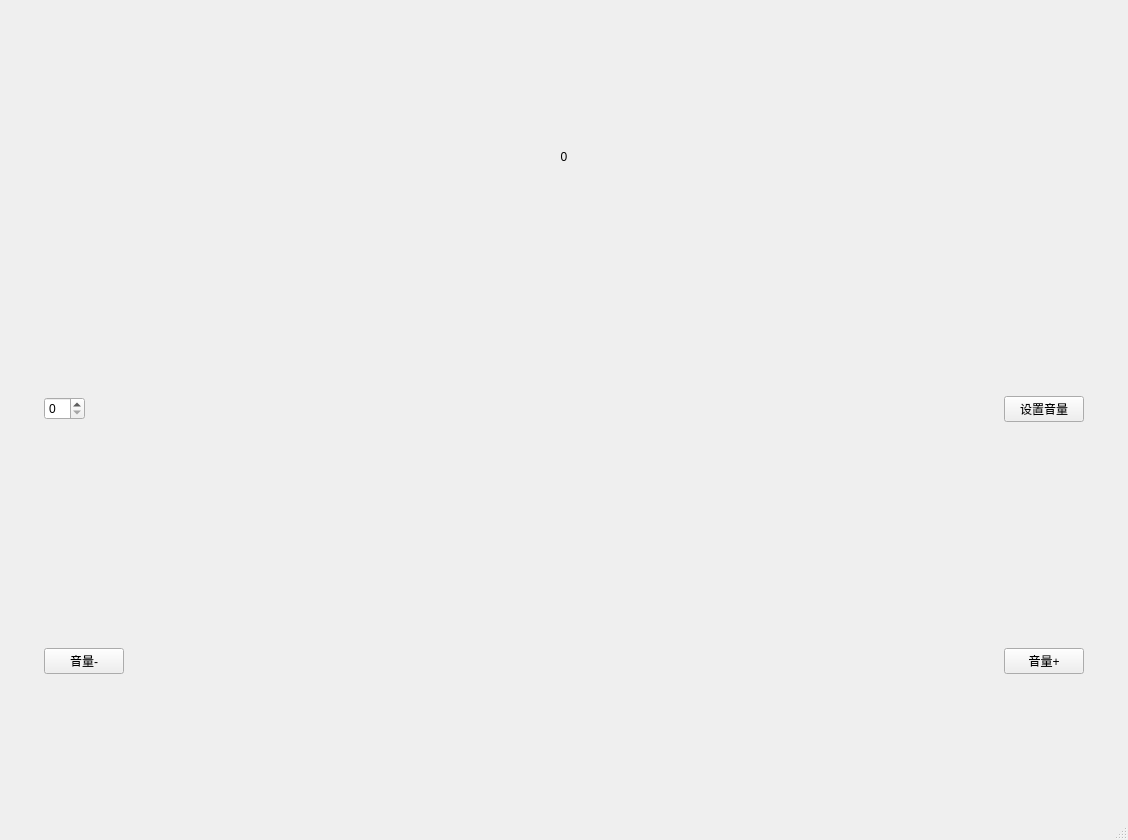
<?xml version="1.0" encoding="UTF-8"?>
<ui version="4.0">
 <class>ControlledClass</class>
 <widget class="QMainWindow" name="ControlledClass">
  <property name="geometry">
   <rect>
    <x>0</x>
    <y>0</y>
    <width>1128</width>
    <height>840</height>
   </rect>
  </property>
  <property name="windowTitle">
   <string>Controlled</string>
  </property>
  <widget class="QWidget" name="centralWidget">
   <layout class="QGridLayout" name="gridLayout">
    <item row="0" column="0">
     <widget class="QWidget" name="WG_main" native="true">
      <layout class="QGridLayout" name="gridLayout_2">
       <item row="0" column="0">
        <widget class="QWidget" name="widget_3" native="true">
         <layout class="QVBoxLayout" name="verticalLayout">
          <item>
           <widget class="QLabel" name="LB_volume_now">
            <property name="styleSheet">
             <string notr="true"/>
            </property>
            <property name="text">
             <string>0</string>
            </property>
            <property name="alignment">
             <set>Qt::AlignCenter</set>
            </property>
           </widget>
          </item>
          <item>
           <widget class="QWidget" name="widget_2" native="true">
            <layout class="QHBoxLayout" name="horizontalLayout_2">
             <item>
              <widget class="QSpinBox" name="SB_volume"/>
             </item>
             <item>
              <spacer name="horizontalSpacer_2">
               <property name="orientation">
                <enum>Qt::Horizontal</enum>
               </property>
               <property name="sizeHint" stdset="0">
                <size>
                 <width>930</width>
                 <height>20</height>
                </size>
               </property>
              </spacer>
             </item>
             <item>
              <widget class="QPushButton" name="btn_volume_set">
               <property name="text">
                <string>设置音量</string>
               </property>
              </widget>
             </item>
            </layout>
           </widget>
          </item>
          <item>
           <widget class="QWidget" name="widget" native="true">
            <layout class="QHBoxLayout" name="horizontalLayout">
             <item>
              <widget class="QPushButton" name="btn_volume_less">
               <property name="text">
                <string>音量-</string>
               </property>
              </widget>
             </item>
             <item>
              <spacer name="horizontalSpacer">
               <property name="orientation">
                <enum>Qt::Horizontal</enum>
               </property>
               <property name="sizeHint" stdset="0">
                <size>
                 <width>891</width>
                 <height>20</height>
                </size>
               </property>
              </spacer>
             </item>
             <item>
              <widget class="QPushButton" name="btn_volume_add">
               <property name="text">
                <string>音量+</string>
               </property>
              </widget>
             </item>
            </layout>
           </widget>
          </item>
         </layout>
        </widget>
       </item>
      </layout>
     </widget>
    </item>
   </layout>
  </widget>
  <widget class="QStatusBar" name="statusBar"/>
 </widget>
 <layoutdefault spacing="6" margin="11"/>
 <resources>
  <include location="../Controlled.qrc"/>
 </resources>
 <connections/>
</ui>
